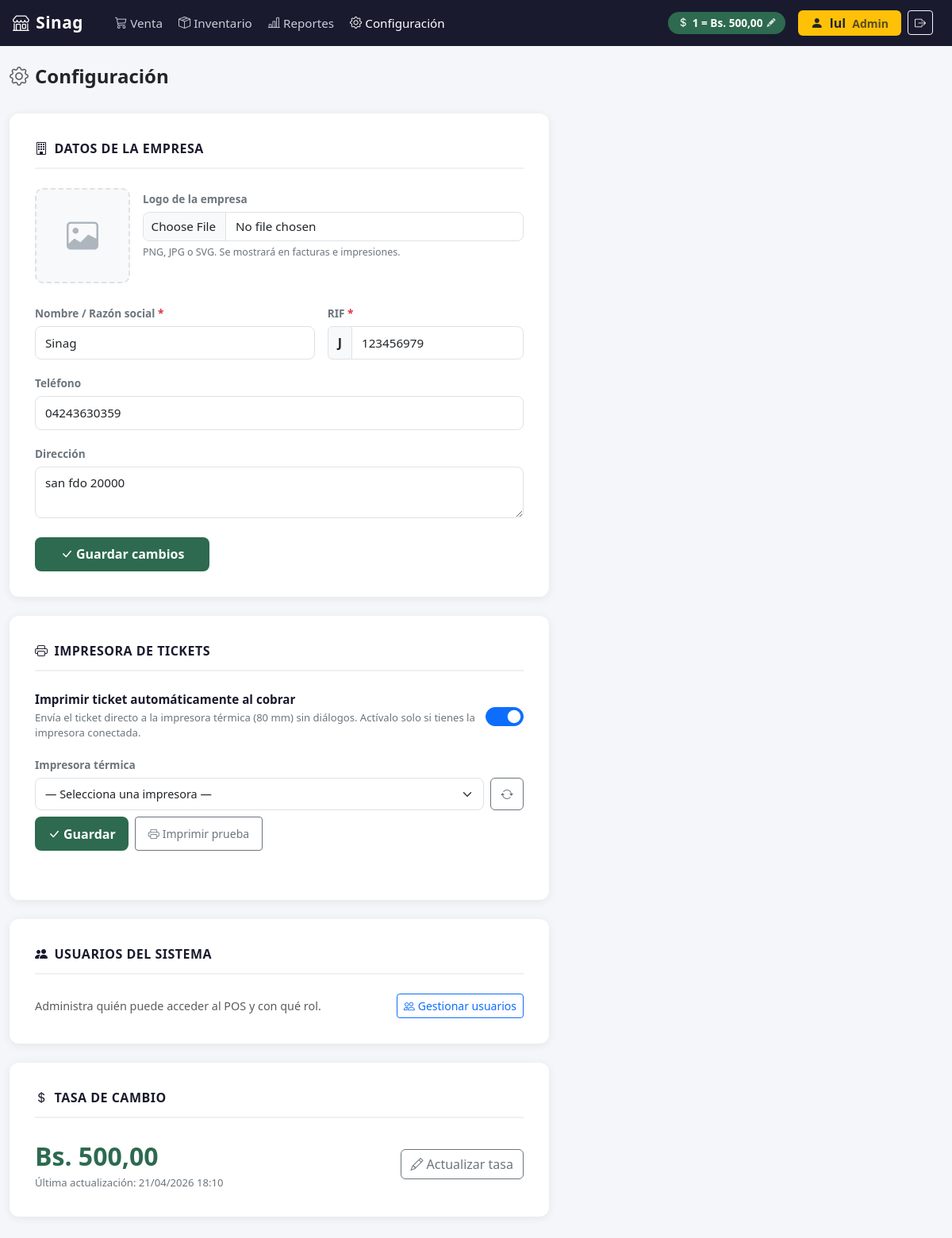
The app's page /configuracion/ (signed in) with its own data.
### configuracion/models.py (models this page shows, shortened)
class Empresa(models.Model):
    nombre = models.CharField(max_length=200)
    rif = models.CharField(max_length=20)
    telefono = models.CharField(max_length=20, blank=True)
    direccion = models.TextField(blank=True)
    logo = models.ImageField(upload_to='empresa/', blank=True, null=True)
    imprimir_ticket   = models.BooleanField(default=False)
    nombre_impresora  = models.CharField(max_length=200, blank=True, default='')
    class Meta:
        verbose_name = 'Empresa'

class Moneda(models.Model):
    tasa_cambio = models.DecimalField(max_digits=12, decimal_places=2)
    simbolo = models.CharField(max_length=5, default='Bs')
    ultima_actualizacion = models.DateTimeField(auto_now=True)
    class Meta:
        verbose_name = 'Moneda'
        verbose_name_plural = 'Moneda'

### configuracion/views.py (the view, shortened to what this page needs)
# urls.py: path('', views.configuracion_index, name='index'),
@solo_admin
def configuracion_index(request):
    empresa = Empresa.objects.first()
    moneda = Moneda.objects.first()
    return render(request, 'configuracion/index.html', {
        'empresa': empresa,
        'moneda': moneda,
        'tasa': moneda.tasa_cambio if moneda else None,
    })

### templates/configuracion/index.html (shortened to what this page needs)
{% extends "base.html" %}
{% block nav_config %}active{% endblock %}
{% block contenido %}
<div style="margin-bottom: 2rem;">
  <h4 class="fw-bold">
    <i class="bi bi-gear me-2 text-muted"></i>Configuración
  </h4>
</div>
<div style="max-width: 680px;">
  <div class="config-card">
    <div class="config-section-title">
      <i class="bi bi-building"></i> Datos de la empresa
    </div>
    <form method="post" enctype="multipart/form-data">
      <div class="d-flex gap-3 align-items-start mb-4">
        <div class="logo-preview-wrap" id="logo-preview-wrap">
          {% if empresa.logo %}
            <img src="{{ empresa.logo.url }}" id="logo-img" alt="Logo">
          {% else %}
            <i class="bi bi-image logo-placeholder" id="logo-placeholder"></i>
          {% endif %}
        </div>
        <div style="flex: 1;">
          <label class="campo-label" for="id_logo">Logo de la empresa</label>
          <input type="file" name="logo" id="id_logo" accept="image/*"
                 class="form-control campo-input" style="padding: .4rem .6rem;">
          <div style="font-size: .78rem; color: #6c757d; margin-top: .3rem;">
            PNG, JPG o SVG. Se mostrará en facturas e impresiones.
          </div>
        </div>
      </div>
      <div class="row g-3 mb-3">
        <div class="col-sm-7">
          <label class="campo-label" for="id_nombre">Nombre / Razón social <span class="text-danger">*</span></label>
          <input type="text" name="nombre" id="id_nombre"
                 value="{{ post_data.nombre|default:empresa.nombre }}"
                 class="form-control campo-input" required placeholder="Ej: Farmacia El Rosal">
        </div>
        <div class="col-sm-5">
          <label class="campo-label" for="id_rif">RIF <span class="text-danger">*</span></label>
          <div class="input-group">
            <span class="input-group-text fw-bold">J</span>
            <input type="text" name="rif" id="id_rif"
                   value="{{ post_data.rif|default:empresa.rif|slice:'1:' }}"
                   class="form-control campo-input" required
                   placeholder="123456789" maxlength="9"
                   inputmode="numeric" pattern="[0-9]{9}"
                   title="9 dígitos numéricos">
          </div>
        </div>
      </div>
      <div class="mb-3">
        <label class="campo-label" for="id_telefono">Teléfono</label>
        <input type="tel" name="telefono" id="id_telefono"
               value="{{ post_data.telefono|default:empresa.telefono }}"
               class="form-control campo-input" placeholder="Ej: 04121234567"
               maxlength="11" inputmode="numeric" pattern="[0-9]{11}"
               title="11 dígitos numéricos">
      </div>
      <div class="mb-4">
        <label class="campo-label" for="id_direccion">Dirección</label>
        <textarea name="direccion" id="id_direccion" rows="2"
                  class="form-control campo-input"
                  placeholder="Av. Principal, Local 1, Caracas">{{ post_data.direccion|default:empresa.direccion }}</textarea>
      </div>
      <button type="submit" class="btn btn-guardar-config">
        <i class="bi bi-check-lg me-1"></i>Guardar cambios
      </button>
    </form>
  </div>
  <div class="config-card">
    <div class="config-section-title">
      <i class="bi bi-printer"></i> Impresora de tickets
    </div>
    <div class="d-flex align-items-center justify-content-between gap-3 mb-3">
      <div>
        <div style="font-size:.95rem; font-weight:600; color:#1a1a2e;">
          Imprimir ticket automáticamente al cobrar
        </div>
        <div style="font-size:.82rem; color:#6c757d; margin-top:2px;">
          Envía el ticket directo a la impresora térmica (80 mm) sin diálogos.
          Actívalo solo si tienes la impresora conectada.
        </div>
      </div>
      <div class="form-check form-switch" style="padding:0; flex-shrink:0;">
        <input class="form-check-input" type="checkbox" role="switch"
               id="toggle-impresora" style="width:3rem; height:1.5rem; cursor:pointer;"
               {% if empresa.imprimir_ticket %}checked{% endif %}>
      </div>
    </div>
    <div id="bloque-impresora" style="{% if not empresa.imprimir_ticket %}display:none;{% endif %}">
      <label class="campo-label">Impresora térmica</label>
      <div class="d-flex gap-2 mb-2">
        <select id="select-impresora" class="form-select campo-input" style="font-size:.9rem;">
          <option value="">— Selecciona una impresora —</option>
        </select>
        <button type="button" id="btn-listar" class="btn btn-outline-secondary"
                title="Buscar impresoras instaladas" style="white-space:nowrap;">
          <i class="bi bi-arrow-repeat"></i>
        </button>
      </div>
      <div class="d-flex gap-2">
        <button type="button" id="btn-guardar-impresora"
                class="btn btn-guardar-config btn-sm px-3">
          <i class="bi bi-check-lg me-1"></i>Guardar
        </button>
        <button type="button" id="btn-test-impresora"
                class="btn btn-outline-secondary btn-sm px-3">
          <i class="bi bi-printer me-1"></i>Imprimir prueba
        </button>
      </div>
    </div>
    <div id="ticket-feedback" style="font-size:.82rem; min-height:1.1rem; margin-top:.75rem;"></div>
  </div>
  <div class="config-card">
    <div class="config-section-title">
      <i class="bi bi-people-fill"></i> Usuarios del sistema
    </div>
    <div class="d-flex align-items-center justify-content-between">
      <div class="text-muted" style="font-size:.9rem;">
        Administra quién puede acceder al POS y con qué rol.
      </div>
      <a href="{% url 'configuracion:usuarios' %}" class="btn btn-outline-primary btn-sm">
        <i class="bi bi-people me-1"></i>Gestionar usuarios
      </a>
    </div>
  </div>
  <div class="config-card">
    <div class="config-section-title">
      <i class="bi bi-currency-dollar"></i> Tasa de cambio
    </div>
    <div class="d-flex align-items-center justify-content-between">
      <div>
        {% if moneda %}
          <div class="tasa-display">Bs. {{ moneda.tasa_cambio }}</div>
          <div class="tasa-sub">Última actualización: {{ moneda.ultima_actualizacion|date:"d/m/Y H:i" }}</div>
        {% else %}
          <div class="tasa-display" style="color: #dc3545;">Sin configurar</div>
          <div class="tasa-sub">No hay tasa registrada en el sistema.</div>
        {% endif %}
      </div>
      <button class="btn btn-outline-secondary"
              data-bs-toggle="modal" data-bs-target="#modalTasa">
        <i class="bi bi-pencil me-1"></i>Actualizar tasa
      </button>
    </div>
  </div>
</div>
{% endblock %}

### templates/base.html (shortened to what this page needs)
<!DOCTYPE html>
<html lang="es">
<head>
  <link href="https://cdn.jsdelivr.net/npm/bootstrap@5.3.3/dist/css/bootstrap.min.css" rel="stylesheet">
  <link href="https://cdn.jsdelivr.net/npm/bootstrap-icons@1.11.3/font/bootstrap-icons.min.css" rel="stylesheet">
</head>
<body>
  <nav class="navbar navbar-expand-lg navbar-pos px-3">
    <a class="navbar-brand" href="{% url 'pos:venta' %}">
      <i class="bi bi-shop me-2"></i>{{ empresa.nombre|default:"POS Core" }}
    </a>
    <div class="collapse navbar-collapse" id="navMenu">
      <ul class="navbar-nav me-auto ms-3 gap-1">
        <li class="nav-item">
          <a class="nav-link {% block nav_venta %}{% endblock %}" href="{% url 'pos:venta' %}">
            <i class="bi bi-cart3 me-1"></i>Venta
          </a>
        </li>
        {% if request.user.is_staff %}
        <li class="nav-item">
          <a class="nav-link {% block nav_inventario %}{% endblock %}" href="{% url 'inventario:index' %}">
            <i class="bi bi-box-seam me-1"></i>Inventario
          </a>
        </li>
        <li class="nav-item">
          <a class="nav-link {% block nav_reportes %}{% endblock %}" href="{% url 'reportes:index' %}">
            <i class="bi bi-bar-chart-line me-1"></i>Reportes
          </a>
        </li>
        <li class="nav-item">
          <a class="nav-link {% block nav_config %}{% endblock %}" href="{% url 'configuracion:index' %}">
            <i class="bi bi-gear me-1"></i>Configuración
          </a>
        </li>
        {% endif %}
      </ul>
      {% if request.user.is_staff %}
      <button
        class="tasa-badge me-3 {% if not tasa %}sin-tasa{% endif %}"
        id="btn-abrir-tasa"
        data-bs-toggle="modal"
        data-bs-target="#modalTasa"
        title="Clic para actualizar tasa BCV"
      >
        <i class="bi bi-currency-dollar"></i>
        <span id="tasa-navbar-texto">
          {% if tasa %}1 = Bs. {{ tasa }}{% else %}Sin tasa — clic para configurar{% endif %}
        </span>
        <i class="bi bi-pencil-fill"></i>
      </button>
      {% endif %}
      {% if request.user.is_authenticated %}
      <div class="d-flex align-items-center gap-2 me-2">
        <span class="badge {% if request.user.is_staff %}bg-warning text-dark{% else %}bg-secondary{% endif %} fs-6 px-3 py-2">
          <i class="bi bi-person-fill me-1"></i>
          {{ request.user.get_full_name|default:request.user.username }}
          {% if request.user.is_staff %}<span class="opacity-75 ms-1 small">Admin</span>{% endif %}
        </span>
        <form method="post" action="{% url 'logout' %}" class="d-inline m-0">
          <button type="submit" class="btn btn-outline-light btn-sm" title="Cerrar sesión">
            <i class="bi bi-box-arrow-right"></i>
          </button>
        </form>
      </div>
      {% endif %}
    </div>
  </nav>
  <div class="content-wrapper container-fluid">
    {% block contenido %}{% endblock %}
  </div>
</body>
</html>

### templates/base.html (style rules this page uses)
body { font-family: 'Segoe UI', system-ui, sans-serif; font-size: 1.05rem; background-color: #f4f6f9; }
.navbar-pos { background-color: #1a1a2e; min-height: 58px; }
.navbar-pos .navbar-brand { font-size: 1.3rem; font-weight: 700; color: #ffffff; letter-spacing: 0.5px; }
.navbar-pos .nav-link { color: #c8cdd8; font-size: 0.95rem; }
.navbar-pos .nav-link:hover, .navbar-pos .nav-link.active { color: #ffffff; }
.tasa-badge { background-color: #2d6a4f; color: #fff; font-size: 0.85rem; padding: 4px 12px; border-radius: 20px; font-weight: 600; cursor: pointer; border: none; transition: background-color 0.15s; display: flex; align-items: center; gap: 5px; }
.tasa-badge .bi-pencil-fill { font-size: 0.7rem; opacity: 0.8; }
.content-wrapper { padding-top: 1.5rem; padding-bottom: 2rem; }

### templates/configuracion/index.html (style rules this page uses)
.config-card { background: #fff; border-radius: 12px; padding: 2rem; box-shadow: 0 2px 12px rgba(0,0,0,0.07); margin-bottom: 1.5rem; }
.config-section-title { font-size: 1rem; font-weight: 700; color: #1a1a2e; text-transform: uppercase; letter-spacing: .5px; margin-bottom: 1.5rem; padding-bottom: .75rem; border-bottom: 2px solid #f0f0f0; display: flex; align-items: center; gap: .5rem; }
.logo-preview-wrap { width: 120px; height: 120px; border-radius: 10px; border: 2px dashed #dee2e6; display: flex; align-items: center; justify-content: center; overflow: hidden; background: #f8f9fa; flex-shrink: 0; }
.logo-placeholder { color: #adb5bd; font-size: 2.5rem; }
.campo-label { font-size: .85rem; font-weight: 600; color: #6c757d; margin-bottom: .35rem; }
.campo-input { border: 1.5px solid #dee2e6; border-radius: 8px; padding: .55rem .75rem; font-size: .95rem; transition: border-color .15s; }
.btn-guardar-config { background-color: #2d6a4f; color: #fff; border: none; border-radius: 8px; padding: .6rem 2rem; font-size: 1rem; font-weight: 700; transition: background-color .15s; }
.tasa-display { font-size: 2rem; font-weight: 800; color: #2d6a4f; }
.tasa-sub { font-size: .82rem; color: #6c757d; }

### records on screen
Empresa: nombre "Sinag", rif "123456979", telefono "04243630359", direccion "san fdo 20000", imprimir_ticket "☑"
Moneda: tasa_cambio "500,00", ultima_actualizacion "21/04/2026 18:10"

### other values on screen
{{ request.user.get_full_name|default:request.user.username }} "lul"
